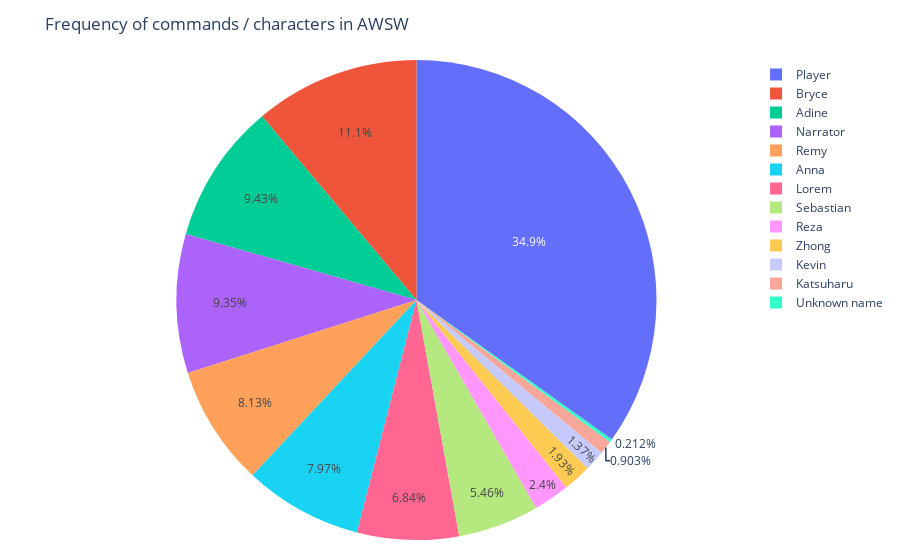

Here is the notebook cell this chart was saved with:
### Code cell
fig = px.pie(df, values=0, names='index', title='Frequency of commands / characters in AWSW')
fig.update_layout(
    margin=dict(l=20, r=20, t=60, b=20),
    paper_bgcolor="White",
    height=500
)

fig.show()

### Figure 1 — Plotly figure (JSON) as saved in the notebook; plotly's stock layout.template omitted (floating-point values rounded to 4 significant figures)
{"data": [{"domain": {"x": [0, 1], "y": [0, 1]}, "hovertemplate": "index=%{label}<br>0=%{value}<extra></extra>", "labels": ["Player", "Remy", "Narrator", "Lorem", "Bryce", "Unknown name", "Anna", "Adine", "Sebastian", "Katsuharu", "Reza", "Zhong", "Kevin"], "legendgroup": "", "name": "", "showlegend": true, "type": "pie", "values": [3785, 882, 1015, 743, 1208, 23, 865, 1024, 593, 98, 261, 209, 149]}], "layout": {"autosize": true, "legend": {"tracegroupgap": 0}, "margin": {"b": 20, "l": 20, "r": 20, "t": 60}, "paper_bgcolor": "White", "title": {"text": "Frequency of commands / characters in AWSW"}}}
